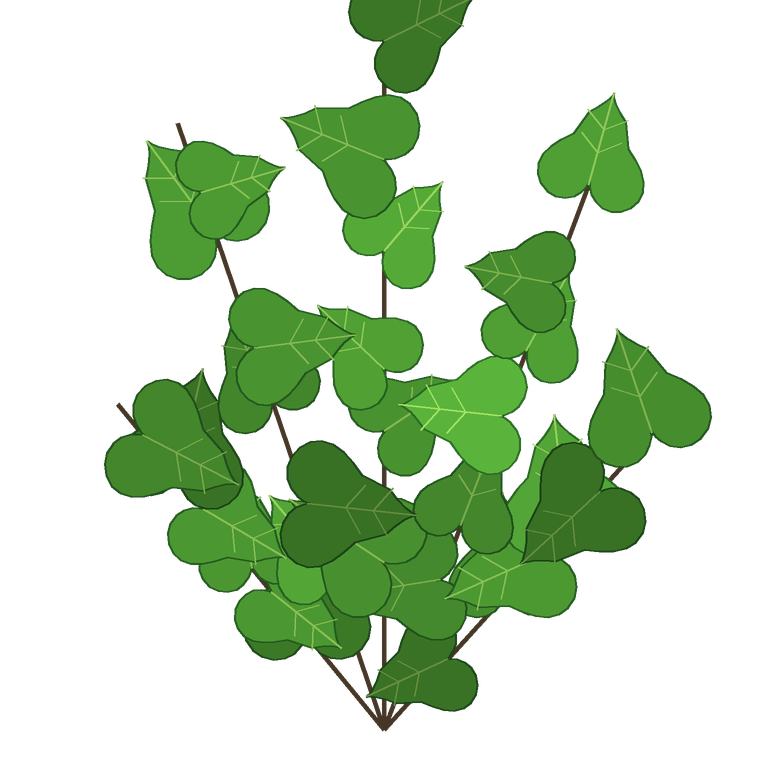
#> input picture forge/threed/blender/sprig_broadleaf.png, 768 x 768 px; its folder holds only this picture in this run
$ python -i relief.py   (imports and definitions only)
#> lines starting #> are read from the running program, lines starting #| are printed output that depends on the picture
"""Relief for the texture library (BUILD 63, part 8c) — every library picture gets a normal map beside it, so a surface
answers a lamp: board gaps go dark, grain catches a raking light. The look's rule 4 ("a surface answers the light").

    python -m forge 3d relief <folder or pictures…> [--force] [--strength 6] [--broad 0.0]

For each picture <name>.png/.jpg it writes <name>_n.png beside it (an OpenGL-style normal map: x right, y up the
picture, z out — what a game engine reads). The height is read from the picture's own light and dark with a HIGH-PASS,
so the slow changes of tone across a picture (a lighter plank, a stain) do not become slopes — only grain and gaps do
(Fable's look proof, tools/make_textures.py relief_from_picture, 2026-11-16; here without scipy: the blur is done by
FFT, which wraps at the edges as a tiling texture should).

Where a better relief already exists it wins and is recorded: a Filter Forge render of the same pick's Normal channel
(<name>_ffnormal.png beside the picture — the Filter Forge driver writes it when the pick's preset has a Normal
channel), or a Material Maker export (<name>_mmnormal.png). An existing <name>_n.png is never overwritten without
--force. Every decision goes in relief.json in the folder: which pictures, from what, when.

Nothing here names a game or makes a look decision: the pictures are the library's; only their relief is read.
"""
from __future__ import annotations

import json
import time
from pathlib import Path

import numpy as np
from PIL import Image

PICTURES = (".png", ".jpg", ".jpeg", ".webp")
BETTER = (("_ffnormal", "Filter Forge Normal channel"), ("_mmnormal", "Material Maker normal"))
SKIP_ENDINGS = ("_n", "_ffnormal", "_mmnormal", "_rough", "_height", "_ao",
                "_metal", "_emission", "_orm", "_mixmask", "_decal")      # BUILD 87: the rest of a channel set, and its by-products


def _lum(rgb: np.ndarray) -> np.ndarray:
    return rgb[..., 0] * 0.299 + rgb[..., 1] * 0.587 + rgb[..., 2] * 0.114


def blur_wrap(a: np.ndarray, sigma: float) -> np.ndarray:
    """A gaussian blur that wraps round the edges (a tiling picture's left edge meets its right), by FFT."""
    if sigma <= 0:
        return a.copy()
    h, w = a.shape
    fy = np.fft.fftfreq(h)[:, None]
    fx = np.fft.fftfreq(w)[None, :]
    g = np.exp(-2.0 * (np.pi ** 2) * (sigma ** 2) * (fx * fx + fy * fy))
    return np.real(np.fft.ifft2(np.fft.fft2(a) * g)).astype(np.float32)


def normal_from_height(h: np.ndarray, strength: float) -> np.ndarray:
    """Height (tiles) -> an OpenGL-style normal map (x right, y up the picture, z out), 8 bits."""
    dx = (np.roll(h, -1, axis=1) - np.roll(h, 1, axis=1)) * 0.5
    dy = (np.roll(h, -1, axis=0) - np.roll(h, 1, axis=0)) * 0.5          # + = higher further down the picture
    nx, ny, nz = -dx * strength, dy * strength, np.ones_like(h)
    ln = np.sqrt(nx * nx + ny * ny + nz * nz)
    n = np.stack([nx / ln, ny / ln, nz / ln], axis=-1)
    return ((n * 0.5 + 0.5) * 255.0 + 0.5).astype(np.uint8)


def relief_from_picture(rgb: np.ndarray, fine: float = 1.0, broad: float = 0.0, strength: float = 6.0) -> np.ndarray:
    """The proof's recipe: fine grain and gaps (a high-pass of the picture's light and dark), plus a little of its broad
    shapes if asked. A flat picture gives a flat normal map (0.5, 0.5, 1)."""
    lum = _lum(rgb.astype(np.float32) / 255.0)
    h = (blur_wrap(lum, 0.7) - blur_wrap(lum, 10.0)) * fine
    if broad:
        h = h + (blur_wrap(lum, 3.0) - blur_wrap(lum, 40.0)) * broad
    return normal_from_height(h, strength * 20.0)


def wanted(folder: Path) -> list[Path]:
    """The library pictures in a folder that are not themselves relief or another channel."""
    out = []
    for p in sorted(folder.iterdir()):
        if p.is_file() and p.suffix.lower() in PICTURES and not p.stem.endswith(SKIP_ENDINGS):
            out.append(p)
    return out


def make_one(picture: Path, force: bool = False, strength: float = 6.0, broad: float = 0.0) -> dict:
    """<name>_n.png beside one picture. Returns {picture, relief, source, written}."""
#> called with picture = 'blender/sprig_broadleaf.png', force = False, strength = 6, broad = 0
    picture = Path(picture)
    dest = picture.with_name(picture.stem + "_n.png")
    for end, what in BETTER:
        better = picture.with_name(picture.stem + end + ".png")
        if better.is_file():
            if force or not dest.is_file() or dest.stat().st_mtime < better.stat().st_mtime:
                Image.open(better).convert("RGB").save(dest)
                return {"picture": picture.name, "relief": dest.name, "source": what, "written": True}
            return {"picture": picture.name, "relief": dest.name, "source": what, "written": False}
    if dest.is_file() and not force:
        return {"picture": picture.name, "relief": dest.name, "source": "kept (already there)", "written": False}
    rgb = np.asarray(Image.open(picture).convert("RGB"))
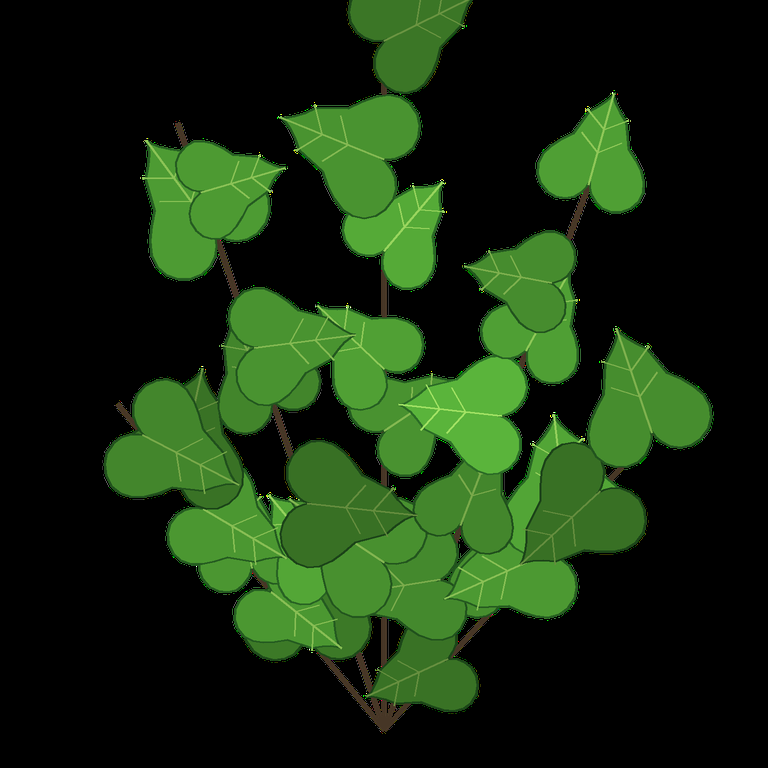
#> rgb: shape (768, 768, 3); mean R, G, B 22.8, 44.7, 15.1
    Image.fromarray(relief_from_picture(rgb, broad=broad, strength=strength)).save(dest)
#> in blur_wrap, `return np.real(np.fft.ifft2(np.fft.fft2(a) * g)).astype(np.float32)`:
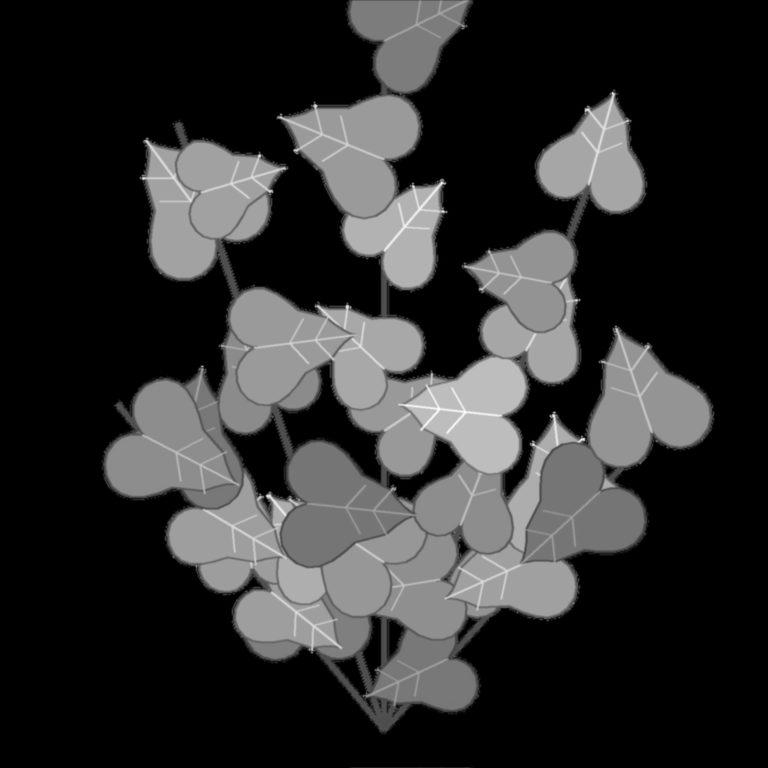
#> returned value: shape (768, 768) float32; min -0.00248, max 0.737, mean 0.136; drawn with min black and max white
#> call 2 of blur_wrap, with sigma = 10
#> in blur_wrap (call 2), `return np.real(np.fft.ifft2(np.fft.fft2(a) * g)).astype(np.float32)`:
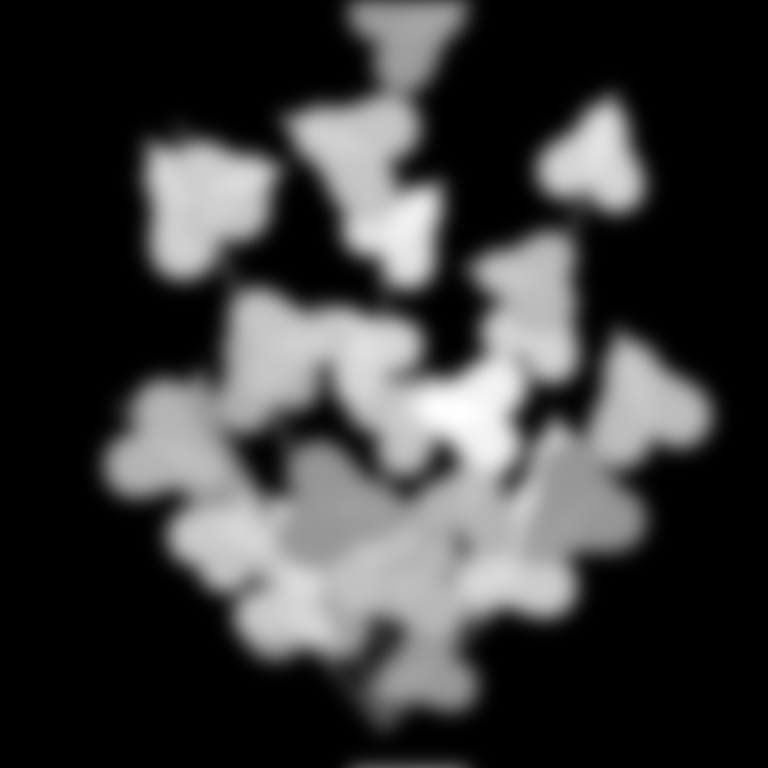
#> returned value: shape (768, 768) float32; min -2.59e-16, max 0.573, mean 0.136; drawn with min black and max white
#> in relief_from_picture, `h = (blur_wrap(lum, 0.7) - blur_wrap(lum, 10.0)) * fine`:
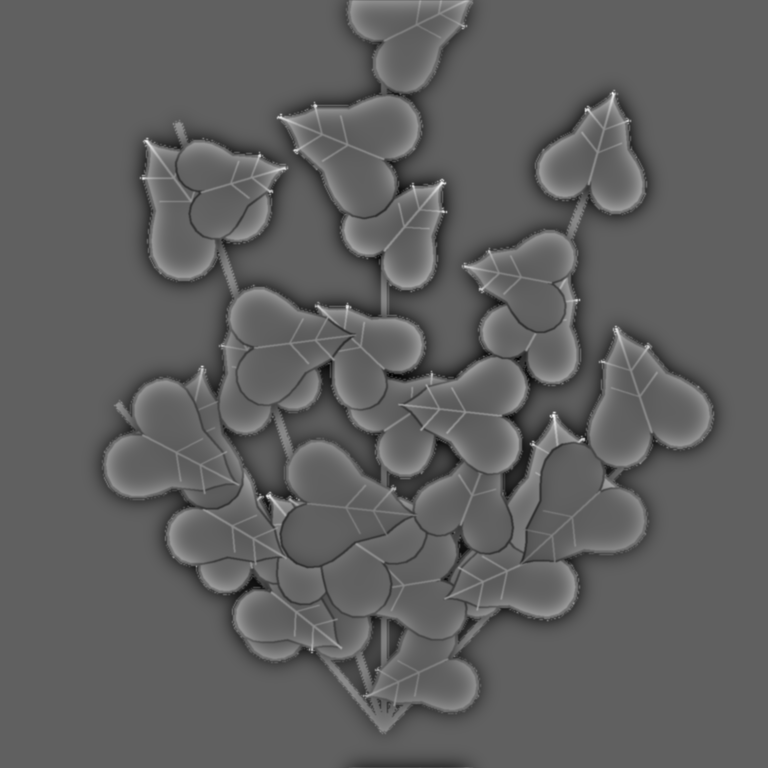
#> h: shape (768, 768) float32; min -0.357, max 0.583, mean 3.47e-11; drawn with min black and max white
#> in normal_from_height, `nx, ny, nz = -dx * strength, dy * strength, np.ones_like(h)`:
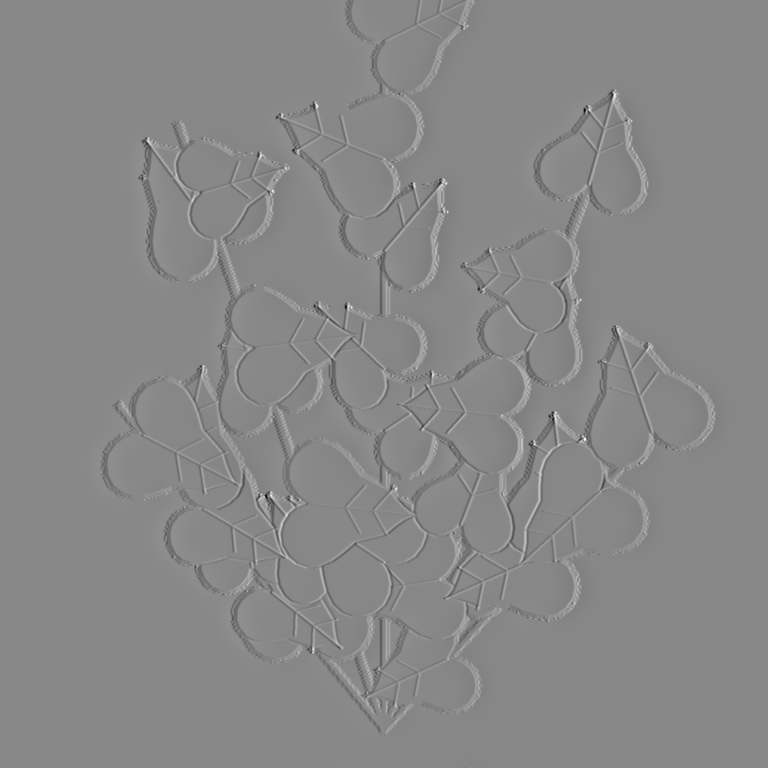
#> nx: shape (768, 768) float32; min -34.01, max 29.8, mean 0; drawn with min black and max white
#> in normal_from_height, `nx, ny, nz = -dx * strength, dy * strength, np.ones_like(h)`: nz: shape (768, 768) float32; every value is 1
#> in normal_from_height, `ln = np.sqrt(nx * nx + ny * ny + nz * nz)`:
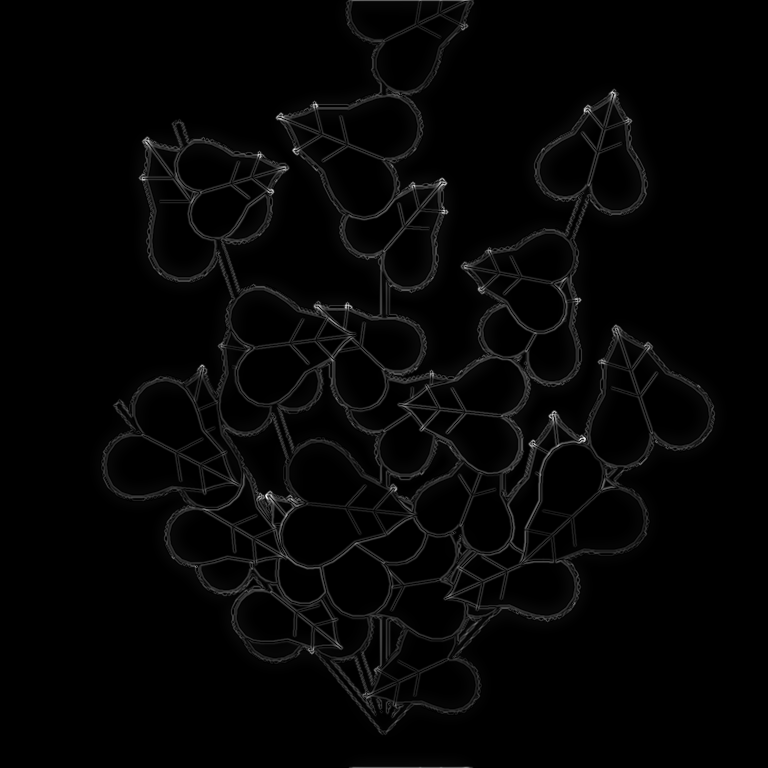
#> ln: shape (768, 768) float32; min 1, max 38.28, mean 1.8; drawn with min black and max white
#> in normal_from_height, `n = np.stack([nx / ln, ny / ln, nz / ln], axis=-1)`:
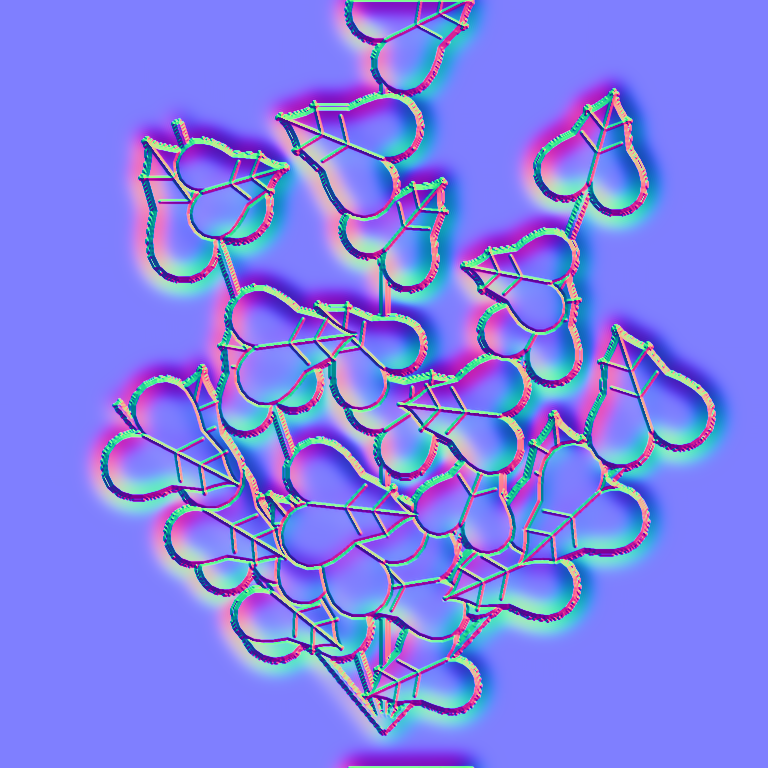
#> n: shape (768, 768, 3) float32; mean of channels 0, 1, 2 0.000101, 0.000394, 0.83; drawn with min black and max white
    return {"picture": picture.name, "relief": dest.name, "source": "read from the picture (high-pass)", "written": True}


def run(targets: list, force: bool = False, strength: float = 6.0, broad: float = 0.0) -> dict:
    """Relief for folders and pictures; one relief.json a folder records what was decided. Returns a report."""
    done: list[dict] = []
    folders: dict[Path, list[dict]] = {}
    for t in targets:
        t = Path(t)
        pics = wanted(t) if t.is_dir() else ([t] if t.is_file() else [])
        for p in pics:
            r = make_one(p, force=force, strength=strength, broad=broad)
            done.append(r)
            folders.setdefault(p.parent, []).append(r)
    for folder, rows in folders.items():
        led = folder / "relief.json"
        try:
            old = json.loads(led.read_text(encoding="utf-8")) if led.is_file() else {}
        except Exception:  # noqa: BLE001
            old = {}
        pics = old.get("pictures", {}) if isinstance(old.get("pictures"), dict) else {}
        when = time.strftime("%Y-%m-%d %H:%M")
        for r in rows:
            if r["written"] or r["picture"] not in pics:
                pics[r["picture"]] = {"relief": r["relief"], "from": r["source"], "when": when}
        led.write_text(json.dumps({"_what": "Relief (normal maps) for this folder's pictures — forge/threed/relief.py, BUILD 63. "
                                            "'from' says where each came from; a Filter Forge Normal render or a Material Maker "
                                            "normal beside a picture wins over one read from the picture.",
                                   "pictures": pics}, indent=1, ensure_ascii=False) + "\n", encoding="utf-8")
    written = sum(1 for r in done if r["written"])
    return {"ok": True, "pictures": len(done), "written": written, "kept": len(done) - written, "rows": done}

>>> result = make_one('blender/sprig_broadleaf.png')
